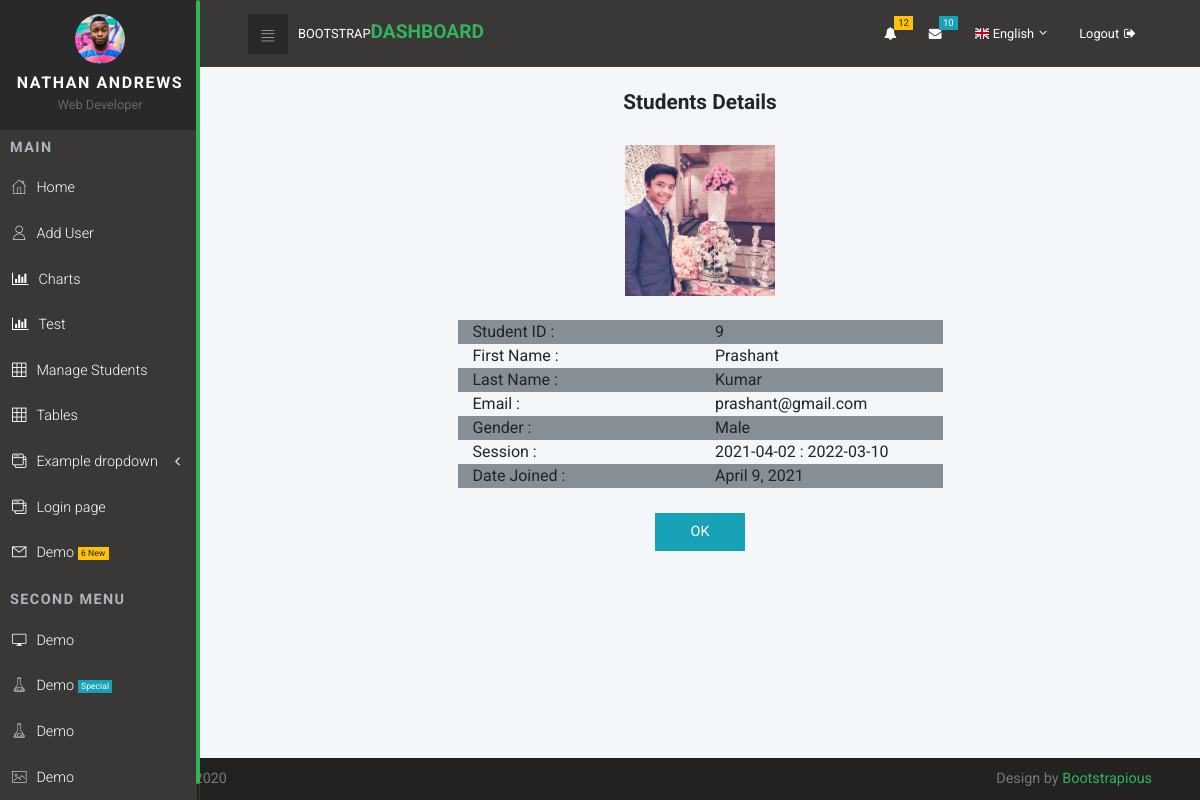
Before: /see_detail/9 with the older database file.
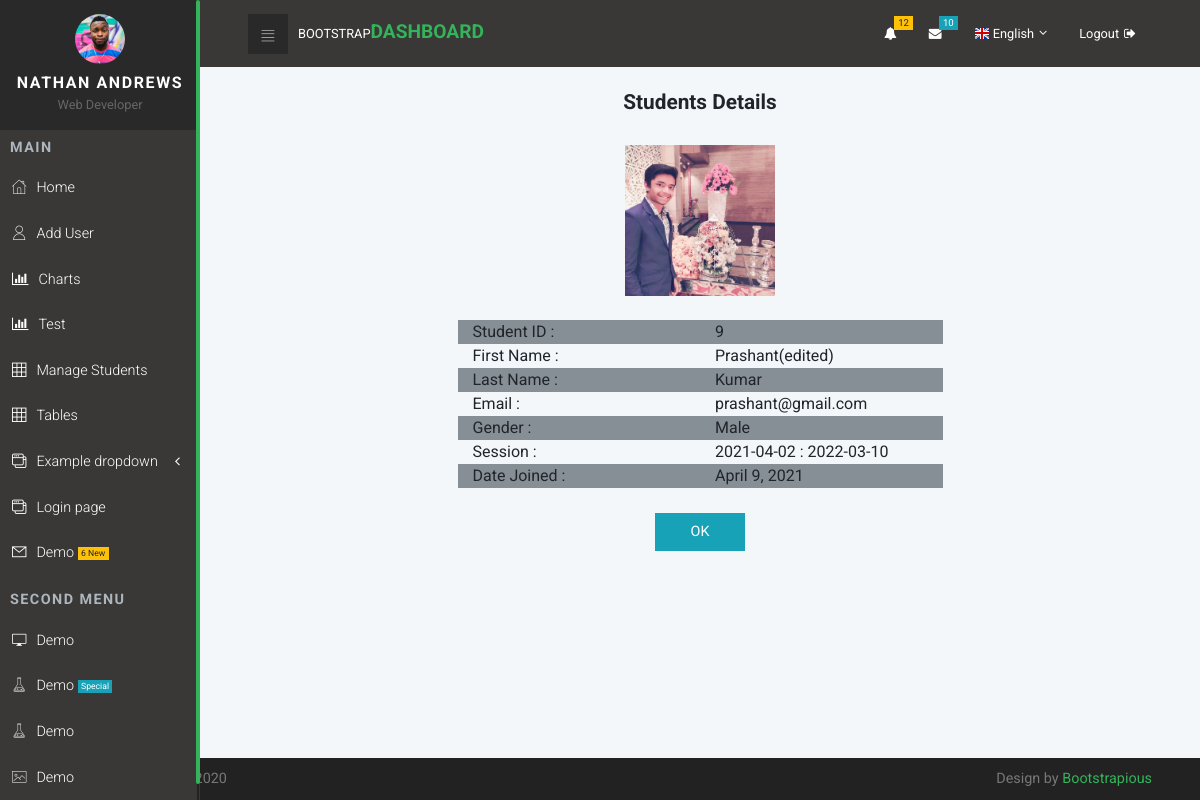
After: the same page with the newer database file.
### sms_app/models.py (models this page shows, shortened)
class Student(models.Model):
    id = models.AutoField(primary_key = True)
    user = models.OneToOneField(User, on_delete = models.CASCADE)
    GENDER = (('Male', 'Male'),('Female', 'Female'),('Other', 'Other'))
    gender = models.CharField(max_length = 10, choices = GENDER)
    address = models.TextField(null = True)
    profile_pic = models.ImageField(default = "", null = True, blank = True)
    session_under = models.ForeignKey(
        SessionYear, on_delete = models.CASCADE, null = True, blank = True)
    courses_taken = models.ForeignKey(
        'Course', on_delete = models.DO_NOTHING, null = True, blank = True)
    date_joined = models.DateField(auto_now_add = True)
    last_login = models.DateField(auto_now = True)

class SessionYear(models.Model):
    id = models.AutoField(primary_key = True)
    session_start_year = models.DateField()
    session_end_year = models.DateField()
    def __str__(self):
        return "{} : {}".format(str(self.session_start_year), str(self.session_end_year))

### sms_app/views.py (the view)
# urls.py: path('see_detail/<str:pk>',views.see_detail_view,name='see_detail')
def see_detail_view(request, pk):
    stu = Student.objects.get(id=pk)
    context = {'student': stu}
    return render(request, 'main/see_detail.html', context)

### templates/main/see_detail.html (shortened to what this page needs)
{% extends 'main/base.html' %}
{% load static %}
{% block content %}
  <div class="container">
    <div class="container">
<br>
<center><h2>Students Details</h2></center>
<br>
  <img src="{{ student.profile_pic.url}}" width ="110" height="110" class="center">
<br>
  <div class="row">
    <div class="col"></div>
    <div class="col bg-secondary">Student ID  :</div>
    <div class="col bg-secondary">{{ student.pk }} </div>
    <div class="col"></div>
  </div>
  <div class="row">
    <div class="col"></div>
    <div class="col">First Name :</div>
    <div class="col">{{ student.user.first_name }}</div>
    <div class="col"></div>
  </div>
  <div class="row">
    <div class="col"></div>
    <div class="col bg-secondary">Last Name  :</div>
    <div class="col bg-secondary">{{ student.user.last_name }}</div>
    <div class="col"></div>
  </div>
  <div class="row">
    <div class="col"></div>
    <div class="col bg">Email  :</div>
    <div class="col bg">{{ student.user.email }}</div>
    <div class="col"></div>
  </div>
  <div class="row">
    <div class="col"></div>
    <div class="col bg-secondary">Gender :</div>
    <div class="col bg-secondary">{{ student.gender }}</div>
    <div class="col"></div>
  </div>
  <div class="row">
    <div class="col"></div>
    <div class="col">Session  :</div>
    <div class="col">{{ student.session_under }}</div>
    <div class="col"></div>
  </div>
  <div class="row">
    <div class="col"></div>
    <div class="col bg-secondary">Date Joined  :</div>
    <div class="col bg-secondary">{{ student.date_joined }}</div>
    <div class="col"></div>
  </div>
        <center><a href="/manage_student" class="btn btn-info "
        style="margin:25px; padding-left: 35px;padding-right: 35px;">OK</a>
        </center>
    </div>
  </div>
    </div>
{% endblock %}

### templates/main/base.html
{% load static %}
<!DOCTYPE html>
<html>
{% include 'main/head.html' %}
<body>
    {% include 'main/navbar.html' %}
    {% block content %}
    {% endblock %}
    {% include 'main/scripts.html' %}
</body>

### templates/main/head.html (shortened to what this page needs)
{% load static %}
<head>
    <link rel="stylesheet" href="{% static 'vendor/bootstrap/css/bootstrap.min.css' %}">
    <link rel="stylesheet" href="{% static 'vendor/font-awesome/css/font-awesome.min.css' %}">
    <link rel="stylesheet" href="{% static 'css/fontastic.css' %}">
    <link rel="stylesheet" href="{% static 'css/grasp_mobile_progress_circle-1.0.0.min.css' %}">
    <link rel="stylesheet" href="{% static 'vendor/malihu-custom-scrollbar-plugin/jquery.mCustomScrollbar.css' %}">
    <link rel="stylesheet" href="{% static 'css/style.default.css' %}" id="theme-stylesheet">
    <link rel="stylesheet" href="{% static 'css/custom.css' %}">
</head>

### templates/main/navbar.html (shortened to what this page needs)
{% load static %}
<nav class="side-navbar">
    <div class="side-navbar-wrapper">
        <div class="sidenav-header d-flex align-items-center justify-content-center">
            <div class="sidenav-header-inner text-center"><img src="{% static 'img/avatar-7.jpg' %}" alt="person"
                    class="img-fluid rounded-circle">
                <h2 class="h5">Nathan Andrews</h2><span>Web Developer</span>
            </div>
        </div>
        <div class="main-menu">
            <h5 class="sidenav-heading">Main</h5>
            <ul id="side-main-menu" class="side-menu list-unstyled">
                <li><a href="{% url 'admin_dashboard' %}"> <i class="icon-home"></i>Home </a></li>
                <li><a href="{% url 'register_user' %}"> <i class="icon-user"></i>Add User </a></li>
                <li><a href="{% url 'charts_view' %}"> <i class="fa fa-bar-chart"></i>Charts </a></li>
                <li><a href="{% url 'test-view' %}"> <i class="fa fa-bar-chart"></i>Test </a></li>
                <li><a href="{% url 'manage_student_view' %}"> <i class="icon-grid"></i>Manage Students </a></li>
                <li><a href="{% url 'tables_view' %}"> <i class="icon-grid"></i>Tables </a></li>
                <li><a href="#exampledropdownDropdown" aria-expanded="false" data-toggle="collapse"> <i
                            class="icon-interface-windows"></i>Example dropdown </a>
                </li>
                <li><a href="{% url 'login_view' %}"> <i class="icon-interface-windows"></i>Login page </a></li>
                <li> <a href="#"> <i class="icon-mail"></i>Demo
                        <div class="badge badge-warning">6 New</div>
                    </a></li>
            </ul>
        </div>
        <div class="admin-menu">
            <h5 class="sidenav-heading">Second menu</h5>
            <ul id="side-admin-menu" class="side-menu list-unstyled">
                <li> <a href="#"> <i class="icon-screen"> </i>Demo</a></li>
                <li> <a href="#"> <i class="icon-flask"> </i>Demo
                        <div class="badge badge-info">Special</div>
                    </a></li>
                <li> <a href=""> <i class="icon-flask"> </i>Demo</a></li>
                <li> <a href=""> <i class="icon-picture"> </i>Demo</a></li>
            </ul>
        </div>
    </div>
</nav>
<div class="page">
    <header class="header">
        <nav class="navbar">
            <div class="container-fluid">
                <div class="navbar-holder d-flex align-items-center justify-content-between">
                    <div class="navbar-header"><a id="toggle-btn" href="#" class="menu-btn"><i class="icon-bars">
                            </i></a><a href="index.html" class="navbar-brand">
                            <div class="brand-text d-none d-md-inline-block"><span>Bootstrap </span><strong
                                    class="text-primary">Dashboard</strong></div>
                        </a></div>
                    <ul class="nav-menu list-unstyled d-flex flex-md-row align-items-md-center">
                        <li class="nav-item dropdown"> <a id="notifications" rel="nofollow" data-target="#" href="#"
                                data-toggle="dropdown" aria-haspopup="true" aria-expanded="false" class="nav-link"><i
                                    class="fa fa-bell"></i><span class="badge badge-warning">12</span></a>
                        </li>
                        <li class="nav-item dropdown"> <a id="messages" rel="nofollow" data-target="#" href="#"
                                data-toggle="dropdown" aria-haspopup="true" aria-expanded="false" class="nav-link"><i
                                    class="fa fa-envelope"></i><span class="badge badge-info">10</span></a>
                        </li>
                        <li class="nav-item dropdown"><a id="languages" rel="nofollow" data-target="#" href="#"
                                data-toggle="dropdown" aria-haspopup="true" aria-expanded="false"
                                class="nav-link language dropdown-toggle"><img src="{% static 'img/flags/16/GB.png' %}"
                                    alt="English"><span class="d-none d-sm-inline-block">English</span></a>
                        </li>
                        <li class="nav-item"><a href="login.html" class="nav-link logout"> <span
                                    class="d-none d-sm-inline-block">Logout</span><i class="fa fa-sign-out"></i></a>
                        </li>
                    </ul>
                </div>
            </div>
        </nav>
    </header>

### templates/main/scripts.html (shortened to what this page needs)
{% load static %}
<footer class="main-footer">
    <div class="container-fluid">
        <div class="row">
            <div class="col-sm-6">
                <p>Your company &copy; 2017-2020</p>
            </div>
            <div class="col-sm-6 text-right">
                <p>Design by <a href="https://bootstrapious.com/p/bootstrap-4-dashboard"
                        class="external">Bootstrapious</a>
                </p>
            </div>
        </div>
    </div>
</footer>

### templates/main/see_detail.html (style rules this page uses)
.center { display: block; margin-left: auto; margin-right: auto; width: 16%; height: 16%; }

Changed rows visible on the page:
changed Student "Male": user.first_name "Prashant" → "Prashant(edited)"
